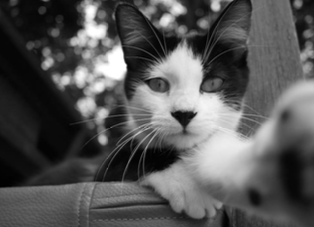
#> input picture OpenCV/Week 2/Assignment2_pycharm/cat_image.png, 314 x 227 px, found by its file name
$ python main.py
#> lines starting #> are read from the running program, lines starting #| are printed output that depends on the picture; after the words box and inside, x2 and y2 are one past the last pixel; in counts of white or black regions, pixels touching at a corner belong together
#Siraphop Mukdaphetcharat 64011614
import cv2
import numpy as np

# [13 lines of commented-out code are left out]


img3 = cv2.imread("/Users/tonkhaow/Desktop/Cognitive-Computing/OpenCV/Week 2/Assignment2_pycharm/cat_image.png")
#> img3 is the input picture: shape (227, 314, 3); min 0, max 255, mean 85.9

mask = np.zeros(img3.shape[:2], dtype = "uint8")
(cX, cY) = (img3.shape[1] // 2, img3.shape[0] // 2)
#> cX = 157; cY = 113
cv2.circle(mask, (cX, cY), cY, color=150, thickness=-1)
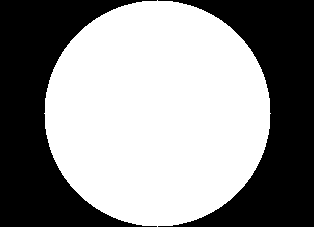
#> mask: shape (227, 314); values 0 (black) and 150 (white), 56.2% white; 2 black regions, box (x1, y1, x2, y2) and area: (0, 0, 157, 227) 15708, (158, 0, 314, 227) 15481

masked = cv2.bitwise_and(img3, img3, mask = mask)
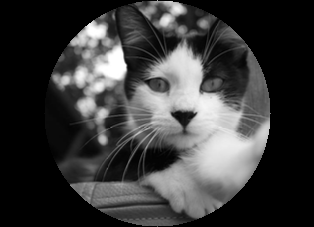
#> masked: shape (227, 314, 3); min 0, max 255, mean 58.6
cv2.imshow("Circle Puss", masked)
cv2.waitKey(0)

$ run again, with OpenCV/Week 2/Assignment2_pycharm/Cat03.jpg saved as OpenCV/Week 2/Assignment2_pycharm/cat_image.png
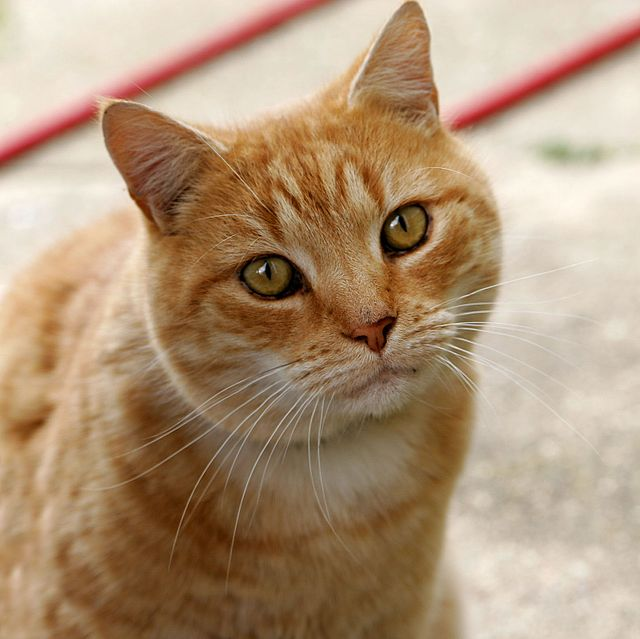
#> input picture OpenCV/Week 2/Assignment2_pycharm/Cat03.jpg, 640 x 639 px, found by its file name
#> img3 is the input picture: shape (639, 640, 3); mean B, G, R 120.7, 148.8, 175.9
#> `cv2.circle(mask, (cX, cY), cY, color=150, thickness=-1)`:
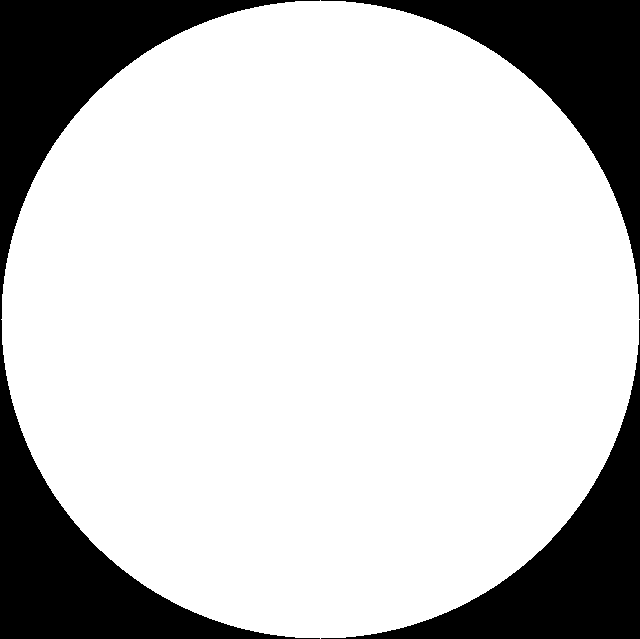
#> mask: shape (639, 640); values 0 (black) and 150 (white), 78.2% white; 3 black regions, box (x1, y1, x2, y2) and area: (0, 0, 320, 639) 44967, (321, 0, 640, 319) 22164, (321, 320, 640, 639) 22164
#> `masked = cv2.bitwise_and(img3, img3, mask = mask)`:
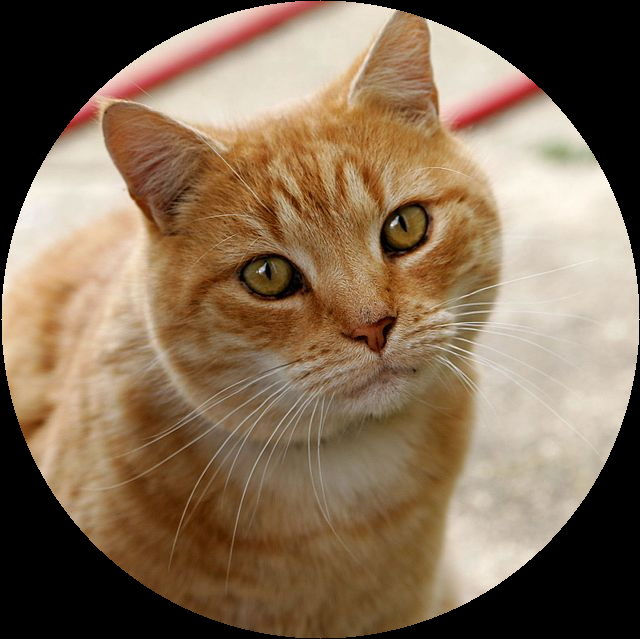
#> masked: shape (639, 640, 3); mean B, G, R 85.5, 109, 131.3
